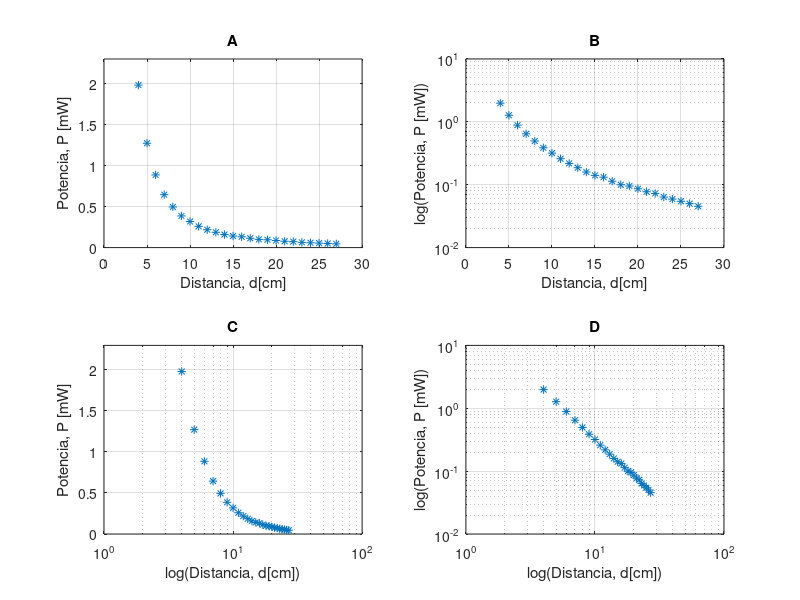

MATLAB code for this plot:
clear all; close all;
x = 4:1:27; 
y = [1.981818182 1.272727273 0.886363636 0.645454545 0.495454545 0.386363636 0.318181818 0.259090909 0.218181818 0.186363636 0.159090909 0.140909091 0.131818182 0.113636364 0.1 0.095454545 0.086363636 0.077272727 0.072727273 0.063636364 0.059090909 0.054545455 0.05 0.045454545]; 
figure(1);clf;
%%%%%%%%%%%%%%%%%%%%%%%%  
subplot(2,2,1)
plot(x,y,'*');grid on;
xlabel('Distancia, d[cm]');ylabel('Potencia, P [mW]');
axis([0 30 0 2.3])
title('A')
%%%%% esto tiene que ir en la descripcion de la figura '\lambda_{max} vs temperatura para la radiacion de un cuerpo negro'
%%%%%%%%%%%%%%%%%%%%%%%%
subplot(2,2,2)
semilogy(x,y,'*');grid on;
xlabel('Distancia, d[cm]');ylabel('log(Potencia, P [mW])');
title('B')
%%%%%\ esto tiene que ir en la descripcion de la figura 'Con escala logaritmica para \lambda_{max}'
%%%%%%%%%%%%%%%%%%%%%%%%
subplot(2,2,3)
semilogx(x,y,'*');grid on;
xlabel('log(Distancia, d[cm])');ylabel('Potencia, P [mW]');
axis([1 100 0 2.3])
title('C')
%%%%% esto tiene que ir en la descripcion de la figura 'Con escala logaritmica para Temperatura'
%%%%%%%%%%%%%%%%%%%%%%%%
subplot(2,2,4)
loglog(x,y,'*');grid on;
xlabel('log(Distancia, d[cm])');ylabel('log(Potencia, P [mW])');
title('D')
%%%%% esto tiene que ir en la descripcion de la figura title('Con escala logaritmica en ambos ejes'
print -djpeg -r100 graficas_potenciavsdistancia.jpg
